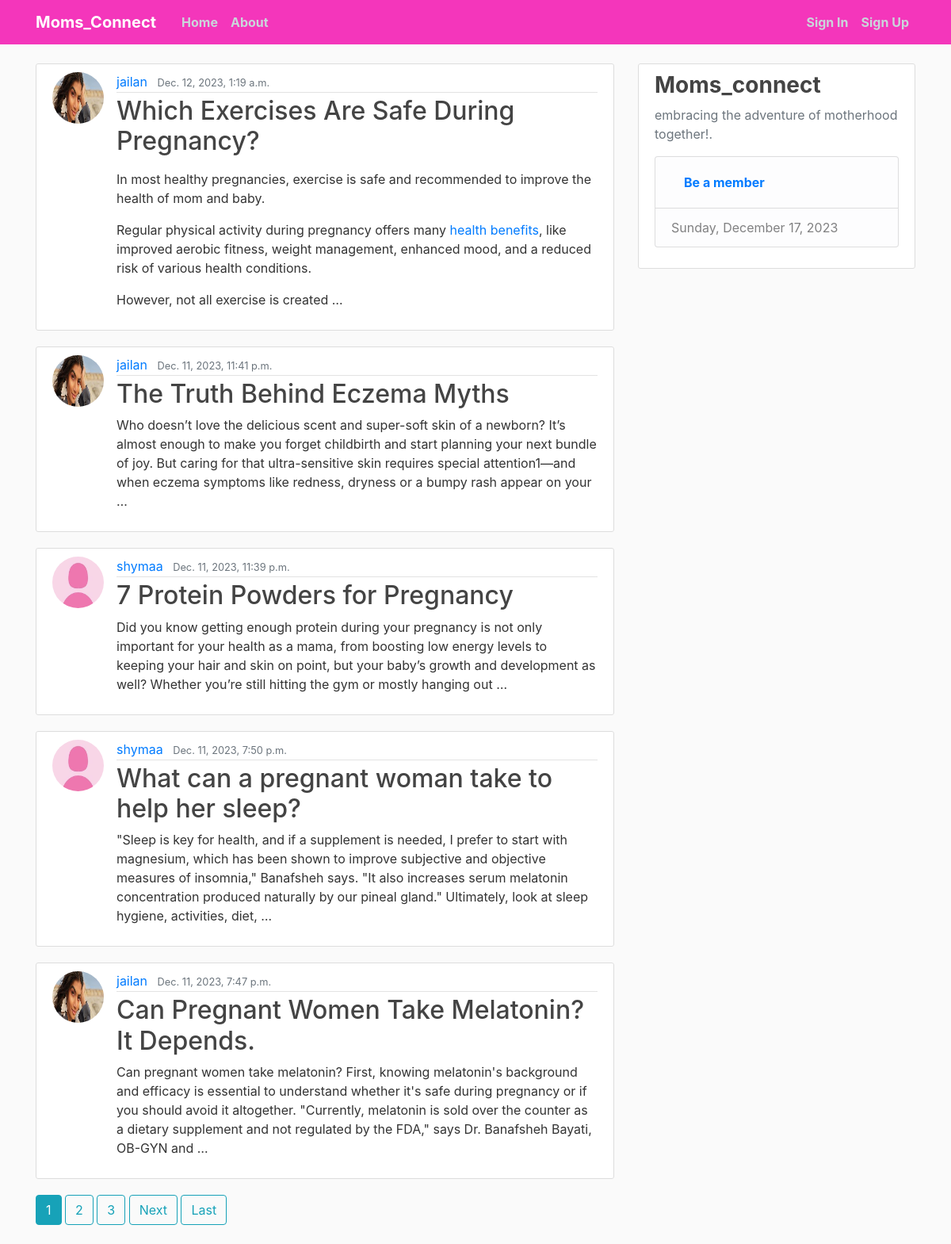
/, run on an earlier commit of the app's database.
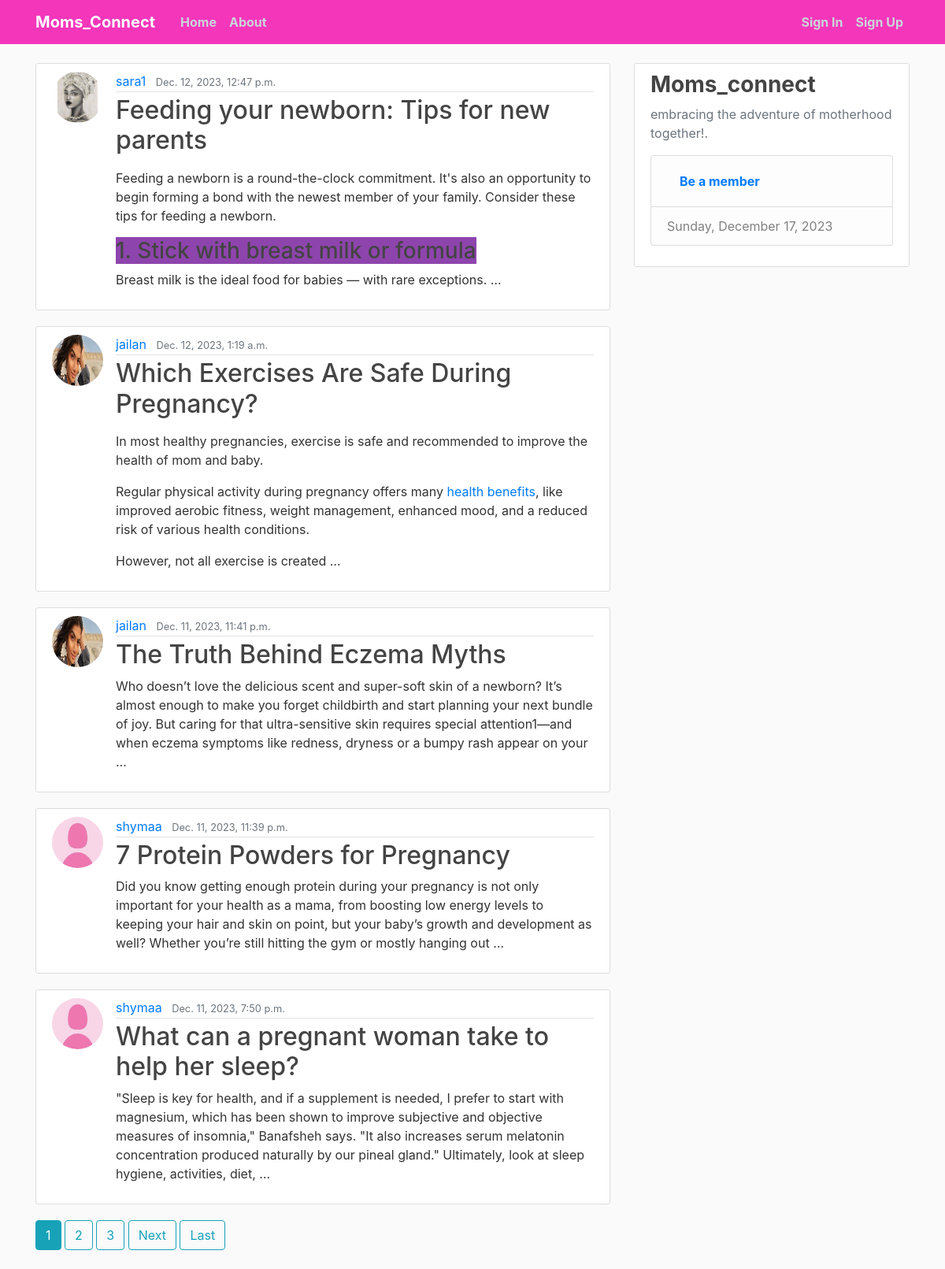
And on a later commit of the database.
### blog/models.py (models this page shows, shortened)
class Post(models.Model):
    title = models.CharField(max_length=200)
    content = RichTextField(blank=True, null=True)
    date_posted = models.DateTimeField(default=timezone.now)
    author = models.ForeignKey(User, on_delete=models.CASCADE)

### users/models.py (models this page shows, shortened)
class Profile(models.Model):
    user = models.OneToOneField(User, on_delete=models.CASCADE)
    Bio = models.CharField(max_length=1000, blank=True)
    image = models.ImageField(default='default.jpg', upload_to='profile_photos')

### blog/views.py (the view)
# urls.py: path('', PostListView.as_view(), name='blog-home'),
class PostListView(ListView):
    model = Post
    template_name = 'blog/home.html'
    context_object_name = 'posts'
    ordering = ['-date_posted']
    paginate_by = 5

### templates/blog/home.html (shortened to what this page needs)
{% extends "base.html" %}
{% block content %}
    {% for post in posts %}
    <article class="media content-section">
      <img class="rounded-circle article-img" src="{{ post.author.profile.image.url }}">
        <div class="media-body">
          <div class="article-metadata">
            <a class="mr-2" href="{% url 'blog-user-posts' post.author.username %}">{{ post.author }}</a>
            <small class="text-muted">{{ post.date_posted }}</small>
          </div>
          <h2><a class="article-title" href="{% url 'blog-post-detail' post.id %}">{{ post.title }}</a></h2>
          <p class="article-content">{{ post.content|truncatewords:50|safe }}</p>
        </div>
    </article>
    {% endfor %}
    {% if is_paginated %}
    {% for num in page_obj.paginator.page_range %}
        {% if page_obj.number == num %}
          <a class="btn btn-info mb-4" href="?page={{ num }}">{{ num }}</a>
        {% elif num > page_obj.number|add:'-3' and num < page_obj.number|add:'3' %}
          <a class="btn btn-outline-info mb-4" href="?page={{ num }}">{{ num }}</a>
        {% endif %}
      {% endfor %}
      {% if page_obj.has_next %}
        <a class="btn btn-outline-info mb-4" href="?page={{ page_obj.next_page_number }}">Next</a>
        <a class="btn btn-outline-info mb-4" href="?page={{ page_obj.paginator.num_pages }}">Last</a>
      {% endif %}
    {% endif %}
{% endblock content %}

### templates/base.html (shortened to what this page needs)
{% load static %}
<!DOCTYPE html>
<html lang="en">
    <link rel="stylesheet" href="https://cdn.jsdelivr.net/npm/bootstrap@4.0.0/dist/css/bootstrap.min.css">
    <link rel="stylesheet"  href="{% static 'css/main.css' %}">
</head>
<body>
  <header class="site-header">
    <nav class="navbar navbar-expand-md navbar-dark bg-steel fixed-top">
      <div class="container">
        <a class="navbar-brand mr-4" href="{% url 'blog-home' %}"><b>Moms_Connect</b></a>
        <div class="collapse navbar-collapse" id="navbarToggle">
          <div class="navbar-nav mr-auto">
            <a class="nav-item nav-link" href="{% url 'blog-home' %}"><b>Home</b></a>
            <a class="nav-item nav-link" href="{% url 'blog-about' %}"><b>About</b></a>
          </div>
          <div class="navbar-nav">
            {% if user.is_authenticated %}
            <a class="nav-item nav-link" href="{% url 'users-profile' %}"><b>profile</b></a>
            <a class="nav-item nav-link" href="{% url 'logout' %}"><b>Sign out</b></a>
            {% else %}
            <a class="nav-item nav-link" href="{% url 'login' %}"><b>Sign In</b></a>
            <a class="nav-item nav-link" href="{% url 'users-register' %}"><b>Sign Up</b></a>
            {% endif %}
          </div>
        </div>
      </div>
    </nav>
  </header>
    <main role="main" class="container">
        <div class="row">
          <div class="col-md-8">
            {% block content %}{% endblock %}
          </div>
          <div class="col-md-4">
            <div class="content-section">
              <h3><b>Moms_connect</b></h3>
              <p class='text-muted'>embracing the adventure of motherhood together!.
                <ul class="list-group">
                  {% if user.is_authenticated %}
                  <li class="list-group-item list-group-item-light" id="currentDateTime">Calendars</li>
                  <li class="list-group-item list-group-item-light"><a class="nav-item nav-link" href="{% url 'blog-post-create' %}"><b>New Post</b></a></li>
                  {% else %}
                  <li class="list-group-item list-group-item-light"><a class="nav-item nav-link" href="{% url 'users-register' %}"><b>Be a member</b></a></li>
                  <li class="list-group-item list-group-item-light" id="currentDateTime">Calendars</li>
                  {% endif %}
                </ul>
              </p>
            </div>
          </div>
        </div>
    </main>
</body>
</html>

### Mommyblog/static/css/main.css (style rules this page uses)
body { background: #fafafa; color: #333333; margin-top: 5rem; }
h1, h2, h3, h4, h5, h6 { color: #444444; }
ul { margin: 0; }
.bg-steel { background-color: #f436bb; }
.site-header .navbar-nav .nav-link { color: #cbd5db; }
.content-section { background: #ffffff; padding: 10px 20px; border: 1px solid #dddddd; border-radius: 3px; margin-bottom: 20px; }
.article-title { color: #444444; }
.article-content { white-space: pre-line; }
.article-img { height: 65px; width: 65px; margin-right: 16px; }
.article-metadata { padding-bottom: 1px; margin-bottom: 4px; border-bottom: 1px solid #e3e3e3 }

### templates/base.html (style rules this page uses)
body { background-image: url("https://img.pikbest.com/backgrounds/20220119/mother-baby-gynecology-woman-pink_6245648.jpg!sw800"); background-size: cover; background-repeat: no-repeat; background-attachment: fixed; }

What changed in the data, as far as the page shows it:
no longer on this page (row unchanged): Post: author.profile.image (picture), author "jailan", date_posted "Dec. 11, 2023, 7:47 p.m.", title "Can Pregnant Women Take Melatonin? It Depends.", content "Can pregnant women take melatonin? First, knowing melatonin's background and efficacy is essential to understand whether it's safe during pregnancy or if you should avoid it altogether. \"Currently, melatonin is sold over the counter as a dietary supplement and not regulated by the FDA,\" says Dr. Banafsheh Bayati, OB-GYN and …"
added Post: author.profile.image (picture), author "sara1", date_posted "Dec. 12, 2023, 12:47 p.m.", title "Feeding your newborn: Tips for new parents", content "Feeding a newborn is a round-the-clock commitment. It's also an opportunity to begin forming a bond with the newest member of your family. Consider these tips for feeding a newborn. 1. Stick with breast milk or formula Breast milk is the ideal food for babies — with rare exceptions. …"
